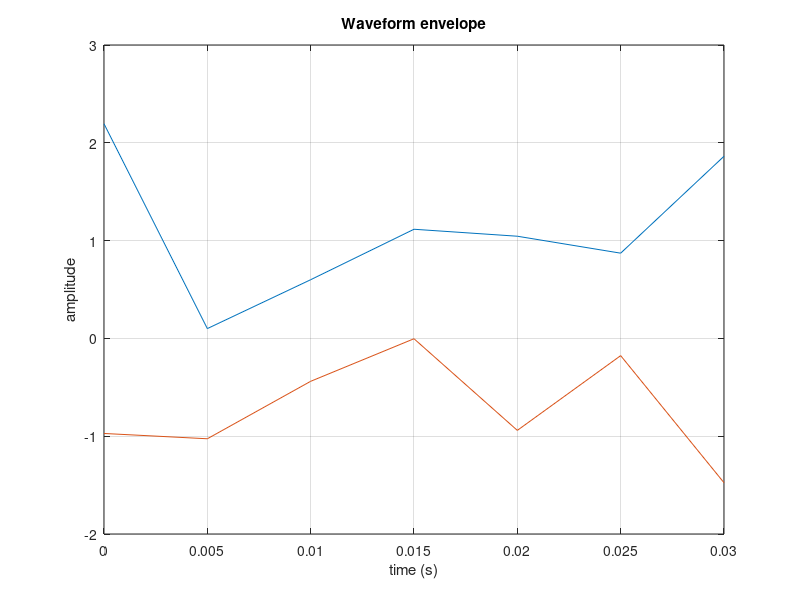

Here is the MATLAB script that generated this plot:
% Waveform envelope: 7 pairs
times = [0 0.0050000000000000001 0.01 0.014999999999999999 0.02 0.025000000000000001 0.029999999999999999];
minima = [-0.972046077 -1.02620482 -0.438688904 -0.00345404306 -0.94045198 -0.176260978 -1.47566319];
maxima = [2.19470048 0.100265391 0.600003839 1.11602163 1.04473472 0.871505499 1.86234272];
plot(times, maxima);
hold on;
plot(times, minima);
hold off;
xlabel('time (s)');
ylabel('amplitude');
title('Waveform envelope');
grid on;
